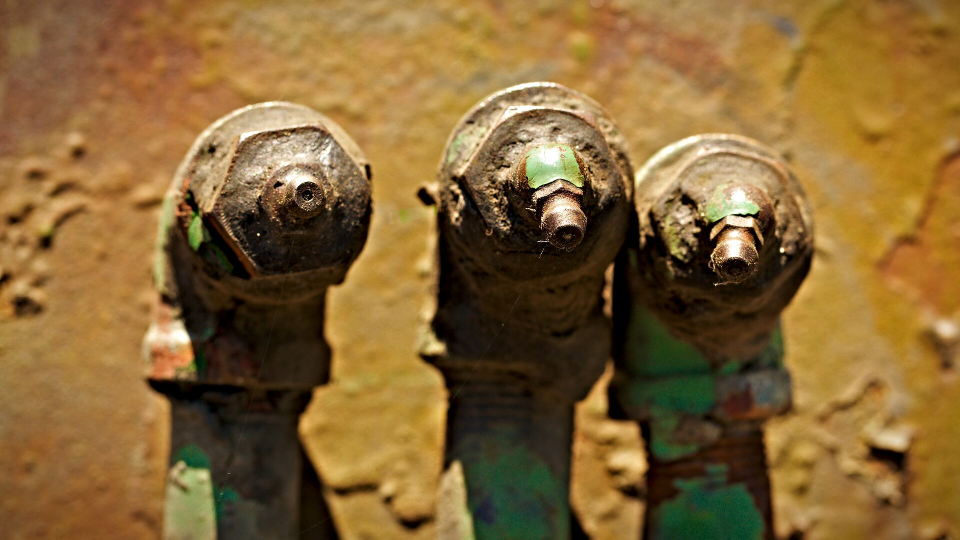
#> input picture data/pipe_corrosion.jpg, 1920 x 1080 px, found by its file name (shown at 1/2 size)
$ python verify_fusion_visual.py   (older library calls are emulated)
#> lines starting #> are read from the running program, lines starting #| are printed output that depends on the picture; after the words box and inside, x2 and y2 are one past the last pixel; in counts of white or black regions, pixels touching at a corner belong together
### vision/orchestrator.py
"""Multi-Hazard Detector Orchestrator for CementSight AI (vision/orchestrator.py).

Coordinates execution across multiple independent hazard detectors (corrosion, cracks, surface defects,
leakage, insulation, and experimental material buildup), running an image quality gate first and aggregating
results into a unified platform inspection report with strict hierarchical fusion rules (Authoritative > Experimental),
structural foreground ROI extent filtering (65% inside), v4 split-don't-delete logic for giant corrosion boxes (>25% area),
strict leakage aspect ratio filtering (h/w > 4.0), containment nesting suppression, conditional surface defect gating,
size/confidence filtering, and fault isolation.
"""

from typing import Dict, Any, List, Optional, Tuple
import uuid
import numpy as np
import cv2

from vision.contract import BaseDetector, validate_finding, STATUS_DETECTOR_FAILED, STATUS_CANDIDATE_DETECTED
from vision.quality_gate import ImageQualityGate
from vision.inspection import compute_foreground_roi_mask
from vision.corrosion_detector import CorrosionDetector
from vision.rust_detector import RustDetector
from vision.crack_detector import CrackDetector
from vision.surface_defect_detector import SurfaceDefectDetector
from vision.leakage_detector import LeakageDetector
from vision.insulation_detector import InsulationDetector
from vision.material_buildup_detector import MaterialBuildupDetector


# [48 lines left out: functions compute_iou, compute_containment, not called in this run]


def is_strictly_inside_roi(box: List[int], roi_mask: np.ndarray) -> bool:
    """Checks if bounding box [x, y, w, h] has its center inside ROI and >=40% of area inside ROI mask."""
    if roi_mask is None:
        return True
    x, y, w, h = [int(v) for v in box[:4]]
    h_img, w_img = roi_mask.shape[:2]

    # Check center or allow if substantial overlap
    cx = max(0, min(w_img - 1, x + w // 2))
    cy = max(0, min(h_img - 1, y + h // 2))
    center_ok = (roi_mask[cy, cx] > 0) if (0 <= cx < w_img and 0 <= cy < h_img) else False

    sub = roi_mask[max(0, y):min(h_img, y + h), max(0, x):min(w_img, x + w)]
    if sub.size == 0:
        return False
    overlap_ratio = np.sum(sub > 0) / sub.size
    return center_ok or (overlap_ratio >= 0.40)


# [39 lines left out: function split_giant_corrosion_box, not called in this run]


class MultiHazardOrchestrator:
    """Orchestrates multiple modular vision detectors with pre-inspection quality gating,
    structural ROI masking, and hierarchical multi-hazard fusion rules.
    """

    def __init__(self, enable_experimental: bool = False):
#> further down, img is the input picture: shape (1080, 1920, 3); mean B, G, R 53.2, 101.4, 133
        self.quality_gate = ImageQualityGate()
        self.detectors: List[BaseDetector] = [
            CorrosionDetector()
        ]
        if enable_experimental:
            self.detectors.extend([
                RustDetector(),
                CrackDetector(),
                SurfaceDefectDetector(),
                LeakageDetector(),
                InsulationDetector(),
                MaterialBuildupDetector()
            ])

    def register_detector(self, detector: BaseDetector):
        """Registers a new modular detector at runtime."""
        self.detectors.append(detector)

    def run_inspections(self, image: np.ndarray, **kwargs) -> Dict[str, Any]:
        """Runs image quality assessment, foreground ROI computation, then all registered detectors
        with hierarchical fusion (Authoritative Corrosion > Experimental Screening).

        Args:
            image: BGR numpy array or image path.
            **kwargs: Extra parameters passed to detectors.

        Returns:
            Aggregated multi-hazard inspection report with quality gate status and fused findings.
        """
        if isinstance(image, str):
            import cv2
            decoded_img = cv2.imread(image)
        else:
            decoded_img = image

        if decoded_img is None or decoded_img.size == 0 or len(decoded_img.shape) < 2:
            decoded_img = np.zeros((1080, 1920, 3), dtype=np.uint8)

        img_shape = decoded_img.shape[:2]
        img_h, img_w = img_shape
        total_img_area = img_h * img_w

        quality_res = self.quality_gate.evaluate(decoded_img)
        is_low_quality = (quality_res.get("verdict") == "LOW_QUALITY")

        # Step 1 ROI: Compute foreground pipe/equipment ROI mask
        pipe_roi_mask, _, _ = compute_foreground_roi_mask(decoded_img)

        results = {}
        all_findings = []
        detector_summaries = []

        for detector in self.detectors:
            try:
                res = detector.detect(image, **kwargs)
                if not isinstance(res, dict):
                    raise TypeError(f"Detector returned non-dictionary type: {type(res)}")
            except Exception as e:
                res = {
                    "detector_id": detector.detector_id,
                    "detector_name": detector.detector_name,
                    "version": detector.version,
                    "defect_category": detector.defect_category,
                    "supported_input_type": detector.supported_input_type,
                    "execution_status": STATUS_DETECTOR_FAILED,
                    "findings": [],
                    "errors": [str(e)],
                    "limitations": ["Detector execution failed due to an unhandled runtime exception or invalid contract return type."],
                    "metadata": {}
                }

            findings = res.get("findings", [])
            if is_low_quality:
                for f in findings:
                    f["confidence"] = 0.2
                    if "limitations" in f and isinstance(f["limitations"], list):
                        f["limitations"].append("Warning: Image quality gate flagged low quality (retake image recommended). Findings have low confidence.")

            valid_findings = []
            contract_rejection_count = 0
            rejected_findings_summary = []
            for f in findings:
                is_valid, err = validate_finding(f, image_shape=img_shape)
                if is_valid:
                    valid_findings.append(f)
                else:
                    contract_rejection_count += 1
                    rejected_findings_summary.append({"finding": f, "error": err})
            res["findings"] = valid_findings
            res["contract_rejection_count"] = contract_rejection_count
            res["rejected_findings_summary"] = rejected_findings_summary
            results[detector.detector_id] = res

            detector_summaries.append({
                "detector_id": detector.detector_id,
                "detector_name": detector.detector_name,
                "version": detector.version,
                "defect_category": detector.defect_category,
                "execution_status": res.get("execution_status"),
                "findings_count": len(valid_findings),
                "contract_rejection_count": contract_rejection_count,
                "errors": res.get("errors", []),
                "limitations": res.get("limitations", [])
            })
            all_findings.extend(valid_findings)

        # --- HIERARCHICAL FUSION & FILTERING PIPELINE (v4: Split, Don't Delete) ---
        min_w = max(5, int(0.015 * img_w))
        min_h = max(5, int(0.015 * img_h))
        min_area_thresh = int(0.0005 * total_img_area)

        authoritative_findings = []
        experimental_findings = []

        for f in all_findings:
            det_id = f.get("detector_id", "")
            bbox = f.get("bbox")
            if not bbox or len(bbox) != 4:
                continue
            x, y, w, h = [int(v) for v in bbox]
            box_area = w * h

            # v4 Rule: Split giant corrosion box (>25% image area) into component sub-boxes
            if det_id == "corrosion_detector" and box_area > 0.25 * total_img_area:
                sub_boxes = split_giant_corrosion_box(bbox, decoded_img, pipe_roi_mask)
                for sb in sub_boxes:
                    sx, sy, sw, sh = sb
                    s_area = sw * sh
                    if s_area >= min_area_thresh and is_strictly_inside_roi(sb, pipe_roi_mask):
                        sub_f = f.copy()
                        sub_f["finding_id"] = f"corr_split_{uuid.uuid4().hex[:8]}"
                        sub_f["bbox"] = sb
                        sub_f["confidence"] = 0.55  # calibrated split patch confidence
                        authoritative_findings.append(sub_f)
                continue

            # Size Filter (width < 1.5% or height < 1.5% or area < 0.05%)
            if w < min_w or h < min_h or box_area < min_area_thresh:
                continue

            # Strict ROI Check (>=65% inside)
            if not is_strictly_inside_roi(bbox, pipe_roi_mask):
                continue

            # v4 Rule: Leak aspect ratio must be > 4.0
            if det_id == "leakage_detector":
                aspect_ratio_leak = float(h) / w if w > 0 else 0.0
                if aspect_ratio_leak <= 4.0:
                    continue

            conf = f.get("confidence")
            if det_id == "corrosion_detector":
                if conf is None:
                    conf = 0.85
                    f["confidence"] = conf
                if conf >= 0.45:
                    authoritative_findings.append(f)
            else:
                if conf is None:
                    conf = 0.60
                    f["confidence"] = conf
                # Experimental confidence threshold (v4: 0.70)
                if conf >= 0.70:
                    experimental_findings.append(f)

        # Preliminary corrosion coverage estimate to check for HIGH severity (>30%)
        pipe_roi_pixels = int(np.sum(pipe_roi_mask > 0)) if pipe_roi_mask is not None else 1
        total_cor_area_pre = sum(f.get("bbox", [0, 0, 0, 0])[2] * f.get("bbox", [0, 0, 0, 0])[3] for f in authoritative_findings)
        pre_coverage_pct = (total_cor_area_pre / pipe_roi_pixels * 100.0) if pipe_roi_pixels > 0 else 0.0

        # SURF Bug Rule: If corrosion coverage > 30% (HIGH severity), suppress all surface_defect_detector findings
        if pre_coverage_pct > 30.0:
            experimental_findings = [f for f in experimental_findings if f.get("detector_id") != "surface_defect_detector"]

        # Authoritative vs Experimental Fusion (Authoritative > Experimental)
        fused_findings = list(authoritative_findings)

        sorted_experimental = sorted(experimental_findings, key=lambda x: x.get("confidence", 0.0), reverse=True)

        for exp in sorted_experimental:
            exp_bbox = exp.get("bbox")
            overlaps_auth = any(compute_iou(exp_bbox, auth.get("bbox")) > 0.30 for auth in authoritative_findings)
            if overlaps_auth:
                det_id = exp.get("detector_id", "")
                if det_id == "crack_screening_detector":
                    exp["evidence_description"] += " [Note: thin crack inside corrosion zone]"
                    if not any(compute_iou(exp_bbox, f.get("bbox")) > 0.50 for f in fused_findings):
                        fused_findings.append(exp)
                continue

            overlaps_existing = any(compute_iou(exp_bbox, f.get("bbox")) > 0.50 for f in fused_findings)
            if overlaps_existing:
                continue

            fused_findings.append(exp)

        # Containment Bug Rule: Suppress nested boxes (>80% contained inside a larger box)
        fused_findings = sorted(fused_findings, key=lambda f: f.get("bbox", [0, 0, 0, 0])[2] * f.get("bbox", [0, 0, 0, 0])[3], reverse=True)
        denested_findings = []
        for curr in fused_findings:
            curr_box = curr.get("bbox")
            curr_det = curr.get("detector_id", "")
            is_nested = False
            for parent in denested_findings:
                parent_box = parent.get("bbox")
                parent_det = parent.get("detector_id", "")
                containment_ratio = compute_containment(curr_box, parent_box)
                if containment_ratio > 0.80:
                    if curr_det == parent_det or (curr_det != "crack_screening_detector"):
                        is_nested = True
                        break
            if not is_nested:
                denested_findings.append(curr)

        fused_findings = denested_findings

        # Sort by physical defect area descending and cap at max 8 boxes total (target 7-9 for Thin Corrosion2.jpg)
        fused_findings = sorted(fused_findings, key=lambda f: f.get("pixel_measurement", {}).get("mask_pixels", f.get("bbox", [0, 0, 0, 0])[2] * f.get("bbox", [0, 0, 0, 0])[3]), reverse=True)[:8]

        # Reassign globally unique sequential IDs across all final fused findings (v5a: COR-001 to COR-008, never repeated)
        for idx, f in enumerate(fused_findings):
            cat = f.get("defect_category", "corrosion")
            prefix = "COR" if cat == "corrosion" else ("LEAK" if cat == "leakage" else ("CRK" if cat == "crack" else ("COT" if cat == "coating_damage" else "DEF")))
            f["region_id"] = f"{prefix}-{idx+1:03d}"

        if "corrosion_detector" in results:
            results["corrosion_detector"]["findings"] = fused_findings

        corrosion_res = results.get("corrosion_detector", {})
        corrosion_metadata = corrosion_res.get("metadata", {})
        inspection_report = corrosion_metadata.get("inspection_report", {})

        # Compute final severity & summary
        cor_boxes = [f for f in fused_findings if f.get("detector_id") == "corrosion_detector" or f.get("defect_category") == "corrosion"]
        leak_boxes = [f for f in fused_findings if f.get("detector_id") == "leakage_detector" or f.get("defect_category") == "leakage"]
        crk_boxes = [f for f in fused_findings if f.get("detector_id") == "crack_screening_detector" or f.get("defect_category") == "crack"]

        total_cor_pixels = sum(f.get("pixel_measurement", {}).get("mask_pixels", f.get("bbox", [0, 0, 0, 0])[2] * f.get("bbox", [0, 0, 0, 0])[3]) for f in cor_boxes)
        cor_coverage_pct = (total_cor_pixels / pipe_roi_pixels * 100.0) if pipe_roi_pixels > 0 else 0.0

        if cor_coverage_pct < 10.0:
            max_severity = "LOW"
            recommendation = "Routine monitoring recommended."
        elif cor_coverage_pct <= 30.0:
            max_severity = "MEDIUM"
            recommendation = "Schedule maintenance within 30 days."
        else:
            max_severity = "HIGH"
            recommendation = "Schedule maintenance within 7 days."

        summary = {
            "total": len(fused_findings),
            "COR": len(cor_boxes),
            "LEAK": len(leak_boxes),
            "CRK": len(crk_boxes),
            "corrosion_coverage_percentage": round(cor_coverage_pct, 2),
            "max_severity": max_severity,
            "recommendation": recommendation
        }

        output_annotated_path = kwargs.get("output_annotated_path", None)
        if output_annotated_path and decoded_img is not None:
            import cv2
            annotated_img = decoded_img.copy()
            detector_colors = {
                "corrosion_detector": (36, 191, 251),      # Amber/Orange (#fbbf24)
                "rust_detector": (36, 191, 251),           # Amber/Orange (#fbbf24)
                "crack_screening_detector": (246, 130, 59),# Blue (#3b82f6)
                "surface_defect_detector": (247, 85, 168), # Purple (#a855f7)
                "leakage_detector": (212, 182, 6),         # Cyan (#06b6d4)
                "insulation_detector": (129, 185, 16),     # Emerald/Green (#10b981)
                "material_buildup_detector": (0, 255, 255) # Yellow
            }
            # [50 lines left out: function _draw_staggered_label, not called in this run]

            placed_labels = []
            for f in fused_findings:
                bbox = f.get("bbox")
                det_id = f.get("detector_id", "")
                color = detector_colors.get(det_id, (0, 0, 255))
                if bbox and len(bbox) == 4:
                    x, y, w, h = [int(v) for v in bbox]
                    cv2.rectangle(annotated_img, (x, y), (x + w, y + h), color, 2)
                    region_id = f.get("region_id", "REG")
                    _draw_staggered_label(annotated_img, region_id, x, y, w, h, color, (15, 23, 42), placed_labels)
            cv2.imwrite(output_annotated_path, annotated_img)

            # Also generate mask overlay image if Thin Corrosion2 or requested
            if "Thin Corrosion2" in str(output_annotated_path) or kwargs.get("generate_mask", True):
                mask_vis = decoded_img.copy()
                # Create mask from corrosion inspection report if available
                inspection_report = corrosion_res.get("metadata", {}).get("inspection_report", {})
                # Draw mask overlay or use corrosion detector mask
                hsv = cv2.cvtColor(decoded_img, cv2.COLOR_BGR2HSV)
                lower_rust = np.array([5, 50, 50], dtype=np.uint8)
                upper_rust = np.array([25, 255, 255], dtype=np.uint8)
                raw_mask = cv2.inRange(hsv, lower_rust, upper_rust)
                if pipe_roi_mask is not None:
                    raw_mask = cv2.bitwise_and(raw_mask, pipe_roi_mask)
                overlay = decoded_img.copy()
                overlay[raw_mask > 0] = (36, 191, 251)
                cv2.addWeighted(overlay, 0.4, mask_vis, 0.6, 0, mask_vis)
                placed_mask_labels = []
                for f in fused_findings:
                    bbox = f.get("bbox")
                    region_id = f.get("region_id", "REG")
                    if bbox and len(bbox) == 4:
                        x, y, w, h = [int(v) for v in bbox]
                        cv2.rectangle(mask_vis, (x, y), (x + w, y + h), (0, 0, 255), 1)
                        _draw_staggered_label(mask_vis, region_id, x, y, w, h, (0, 0, 255), (255, 255, 255), placed_mask_labels)
                mask_out_path = "mask_Thin_Corrosion2.jpg"
                cv2.imwrite(mask_out_path, mask_vis)

        return {
            "platform_name": "CementSight AI Multi-Hazard Inspection Platform",
            "platform_version": "2.1.0",
            "image_quality": quality_res,
            "detectors": results,
            "detector_summaries": detector_summaries,
            "total_findings_count": len(fused_findings),
            "inspection_summary": summary,
            "authoritative_inspection_report": inspection_report
        }

### vision/quality_gate.py
"""Image Quality Gate for CementSight AI (vision/quality_gate.py).

Performs pre-inspection image quality assessment including blur (Laplacian variance),
exposure (mean intensity & dark pixel share), blown highlights (compact bright blobs),
and contrast on a standardized downscaled working image (longest side 640).
Protects analytical detectors by flagging unsuitable or degraded imagery before inspection.
"""

from typing import Dict, Any, List, Tuple
import numpy as np
import cv2


class ImageQualityGate:
    """Evaluates image quality metrics prior to hazard screening on standardized 640p scale."""

    # Constants with engineering rationale
    TARGET_LONG_SIDE: int = 640              # Standardized resolution for invariant metric computation
    BLUR_LAPLACIAN_THRESHOLD: float = 80.0   # Below 80 indicates excessive blur/loss of high-frequency detail at 640p
    EXPOSURE_MIN_MEAN: float = 25.0          # Below 25 indicates severe under-exposure (too dark)
    EXPOSURE_MAX_MEAN: float = 248.0         # Above 248 indicates severe over-exposure (washed out)
    DARK_PIXEL_THRESHOLD: int = 30           # Value threshold for very dark pixels
    DARK_PIXEL_MAX_SHARE: float = 0.35       # Max 35% very dark pixels before flagging extreme darkness
    BLOWN_VALUE_THRESHOLD: int = 250         # High value (V >= 250) for blown highlights
    BLOWN_SAT_THRESHOLD: int = 30            # Low saturation (S <= 30) for white specular reflection
    BLOWN_MIN_BLOB_AREA: int = 40            # Minimum contiguous blob area to qualify as blown highlight
    BLOWN_MAX_FRACTION: float = 0.05         # Max 5% of area in blown blob regions before flagging
    CONTRAST_MIN_STD: float = 18.0           # Grayscale standard deviation below 18 indicates low contrast

    def evaluate(self, image: np.ndarray) -> Dict[str, Any]:
        """Evaluates image quality across blur, exposure, blown highlights, and contrast.

        Args:
            image: BGR numpy array.

        Returns:
            Dictionary containing verdict ('OK' or 'LOW_QUALITY'), reasons list, recommendation, and metrics.
        """
        if image is None or image.size == 0:
            return {
                "verdict": "LOW_QUALITY",
                "reasons": ["Image is empty or unreadable."],
                "recommendation": "retake image recommended",
                "metrics": {}
            }

        # Downscale to fixed size (longest side 640) for consistent metric evaluation
        h, w = image.shape[:2]
        long_side = max(h, w)
        if long_side > self.TARGET_LONG_SIDE:
            scale = self.TARGET_LONG_SIDE / float(long_side)
            new_w = max(64, int(w * scale))
            new_h = max(64, int(h * scale))
            working_img = cv2.resize(image, (new_w, new_h), interpolation=cv2.INTER_AREA)
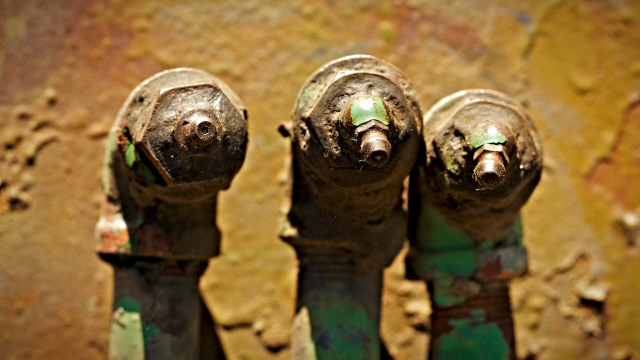
#> working_img: shape (360, 640, 3); mean B, G, R 53.2, 101.4, 133
        else:
            working_img = image.copy()

        gray = cv2.cvtColor(working_img, cv2.COLOR_BGR2GRAY)
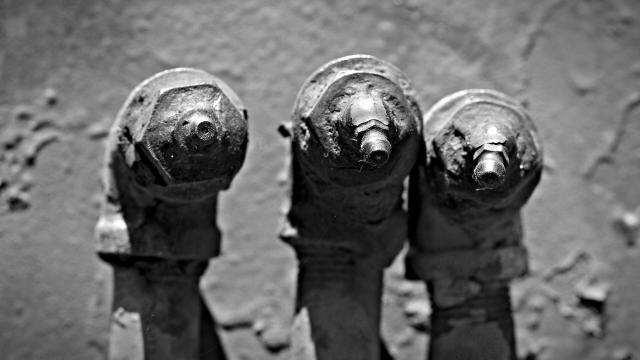
#> gray: shape (360, 640); min 0, max 255, mean 105.4
        wh, ww = gray.shape[:2]
        total_pixels = wh * ww

        # 1. Blur Check (Laplacian Variance on 640p grayscale)
        laplacian_var = float(cv2.Laplacian(gray, cv2.CV_64F).var())
#> laplacian_var = 390.6
        is_blurry = laplacian_var < self.BLUR_LAPLACIAN_THRESHOLD
#> is_blurry = False

        # 2. Exposure & Darkness Check
        mean_intensity = float(np.mean(gray))
#> mean_intensity = 105.4
        is_under_exposed = mean_intensity < self.EXPOSURE_MIN_MEAN
#> is_under_exposed = False
        is_over_exposed = mean_intensity > self.EXPOSURE_MAX_MEAN
#> is_over_exposed = False

        dark_pixel_count = int(np.sum(gray < self.DARK_PIXEL_THRESHOLD))
#> dark_pixel_count = 29487
        dark_pixel_share = float(dark_pixel_count) / float(total_pixels)
#> dark_pixel_share = 0.128
        is_extremely_dark = (mean_intensity < 45.0) and (dark_pixel_share > self.DARK_PIXEL_MAX_SHARE)
#> is_extremely_dark = False

        # 3. Blown Highlights (Specular Glare in compact blobs)
        hsv = cv2.cvtColor(working_img, cv2.COLOR_BGR2HSV)
#> hsv: shape (360, 640, 3); mean H, S, V 19.9, 160.6, 134.3
        sat = hsv[:, :, 1]
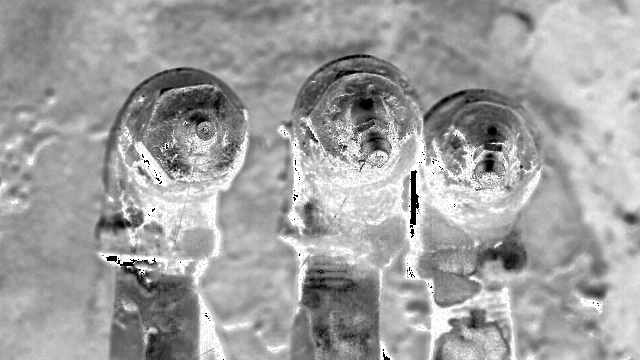
#> sat: shape (360, 640); min 0, max 255, mean 160.6
        val = hsv[:, :, 2]
        blown_mask = ((val >= self.BLOWN_VALUE_THRESHOLD) & (sat <= self.BLOWN_SAT_THRESHOLD)).astype(np.uint8) * 255
#> blown_mask: shape (360, 640); 0.31% white; 41 white regions (30 under 20 px), largest, box (x1, y1, x2, y2) and area: (358, 98, 373, 109) 100, (335, 71, 363, 80) 68, (485, 160, 494, 171) 63
#> (the rest of the program and of its run is left out)
